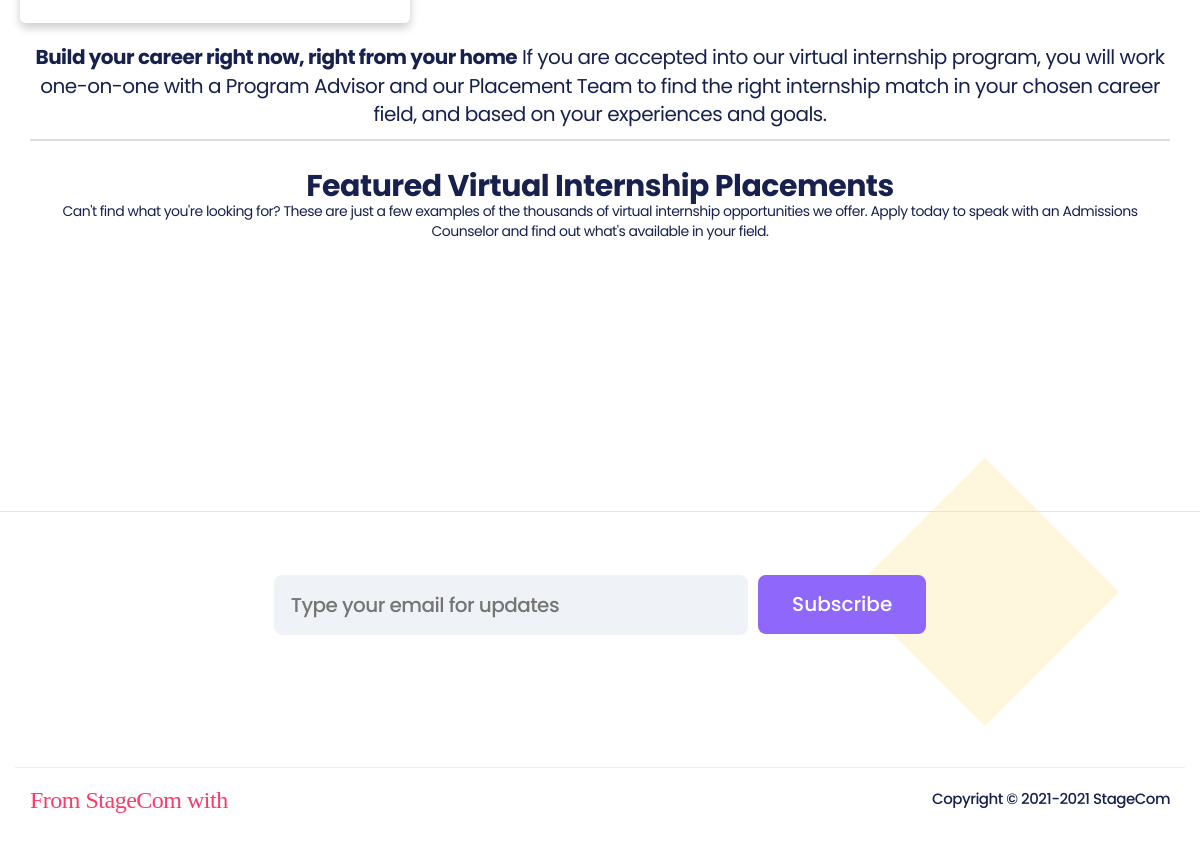
Before: /internships/ (signed in, lower part) with the older database file.
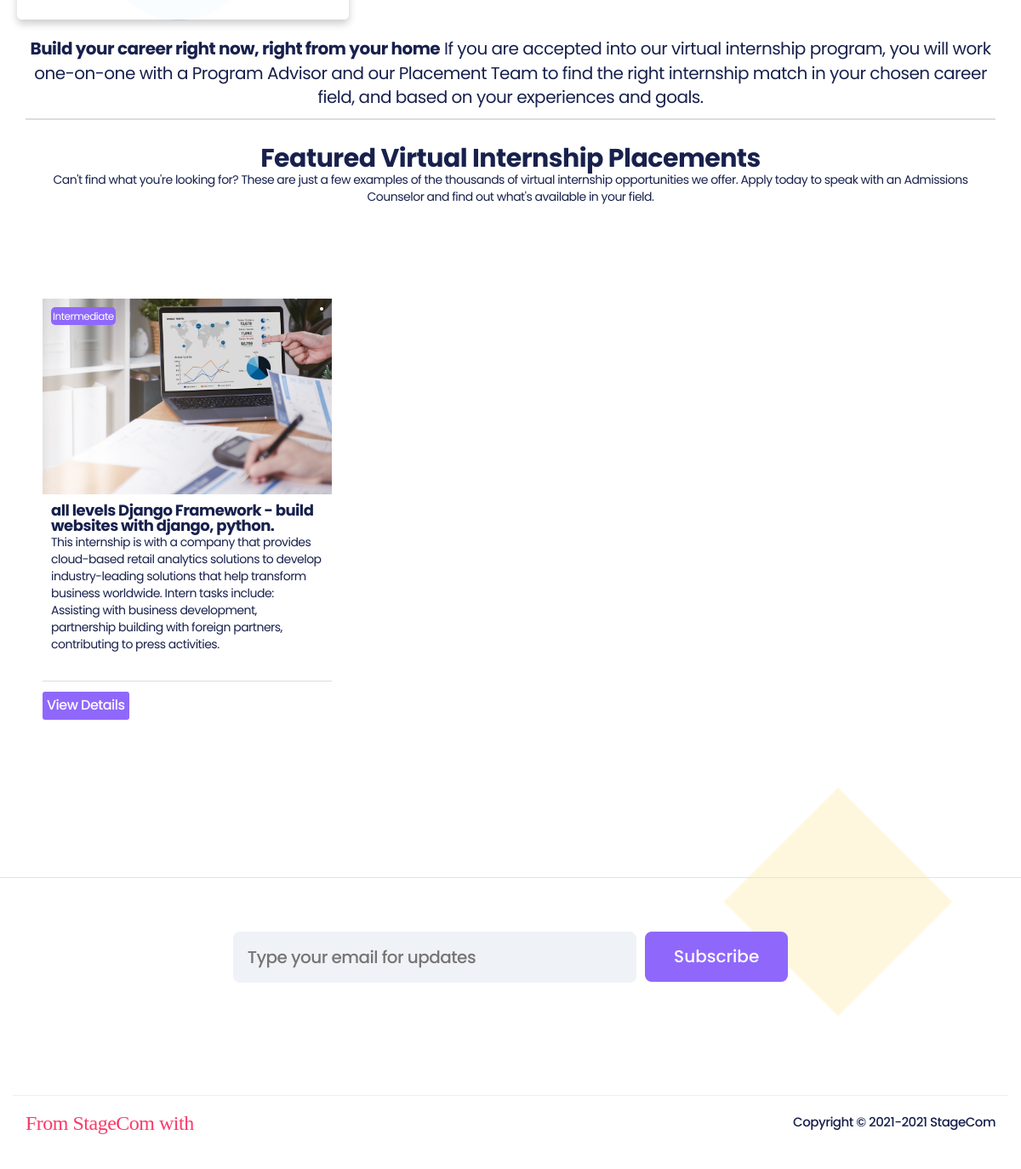
After: the same page with the newer database file.
### stagecomfacade/models.py (models this page shows)
class Internships(models.Model):
    title=models.CharField(max_length=255)
    image=models.ImageField(blank=False, upload_to="Internships_images")
    level=models.CharField(max_length=100)
    company=models.ForeignKey(User,blank=True,on_delete=models.CASCADE)
    location=models.CharField(max_length=255)
    date=models.DateTimeField(blank=True)
    date_added=models.DateTimeField(auto_now_add=True)
    tags=models.CharField(max_length=255)
    requirements=models.TextField(max_length=255,blank=True)
    description=models.TextField(blank=True)
    def __str__(self):
        return self.title

### stagecomfacade/views.py (the view)
# urls.py: path('internships/',views.internships, name="internships"),
def internships(request):
    internships=Internships.objects.all()
    savedInternships= WishInternship.objects.filter(user=request.user)
    saveArray=[]
    arrayinternships=[]
    for  intnum,intship in enumerate(internships):
        try:
            str(intship) == str(savedInternships[intnum])
            flagSavedInternship = "exist"
        except:
            flagSavedInternship = False
        myobject= {"saved":flagSavedInternship,"intship":intship}
        arrayinternships.append(myobject)
    context={"title":"Internships" ,"internships":arrayinternships, "wishInternships":savedInternships}
    return render(request, "pages/internships.html",context)

### stagecomfacade/templates/pages/internships.html (shortened to what this page needs)
{% extends "pages/base.html" %}
{% load static %}
{% block css %}
<link rel="stylesheet" href="{% static './css/courses.css' %}">
    <link rel="stylesheet" href="{% static './css/register.css' %}">
    <link rel="stylesheet" href="{% static './css/internships.css' %}">
{% endblock css %}
{% block content %}
<section class="containerInternship">
  <div class="wrapper">
    <form action="#">
    </form>
  </div>
</section>
<section class="courses">
  <div class="container">
     <div class="text-courses-above">
      <p>
         <strong>Build your career right now, right from your home</strong>
         If you are accepted into our virtual internship program, you will work one-on-one with a
          Program Advisor and our Placement Team to find the right internship
         match in your chosen career field, and based on your experiences and goals.
      </p>
     </div>
     <div class="text-courses-bottom">
      <p>
        <h2>Featured Virtual Internship Placements</h2>
        Can't find what you're looking for? These are just a few examples of the thousands of
         virtual internship opportunities we offer. Apply today
        to speak with an Admissions Counselor and find out what's available in your field.
     </p>
     </div>
     <div class="rowcrss">
      {% for internship in internships %}
      <div class="course">
        <div class="imgcourse">
            <img src="../static{{internship.intship.image.url}}" alt="ss">
        </div>
        <div class="infocourse">
            <div class="course-level">
              {{internship.intship.level}}
            </div>
            {% if internship.saved == "exist" %}
            <div class="save-course saveinternship">
             <i data-internship="{{internship.intship.id}}" class="lni lni-bookmark save-internship added"></i>
            </div>
            {% else %}
            <div class="save-course">
             </div>
            {% endif %}
            <div class="title-course">
                <h4>
                  {{internship.intship.title}}
                </h4>
            </div>
            <div class="desc">
              <p>
                {{internship.intship.description}}
              </p>
            </div>
        </div>
        <div class="enroll-price">
            <div class="apply-btn">
              <a href="{% url 'internshipDet' internship.intship.id %}"  class=" button button-apply">View Details</a>
            </div>
        </div>
    </div>
      {% endfor %}
     </div>
  </div>
</section>
{% endblock content %}

Changed rows visible on the page:
added Internships: intship.image (picture), intship.level "Intermediate", intship "all levels Django Framework - build websites with django, python.", intship.description "This internship is with a company that provides cloud-based retail analytics solutions to develop industry-leading solutions that help transform business worldwide. Intern tasks include: Assisting with business development, partnership building with foreign partners, contributing to press activities."
